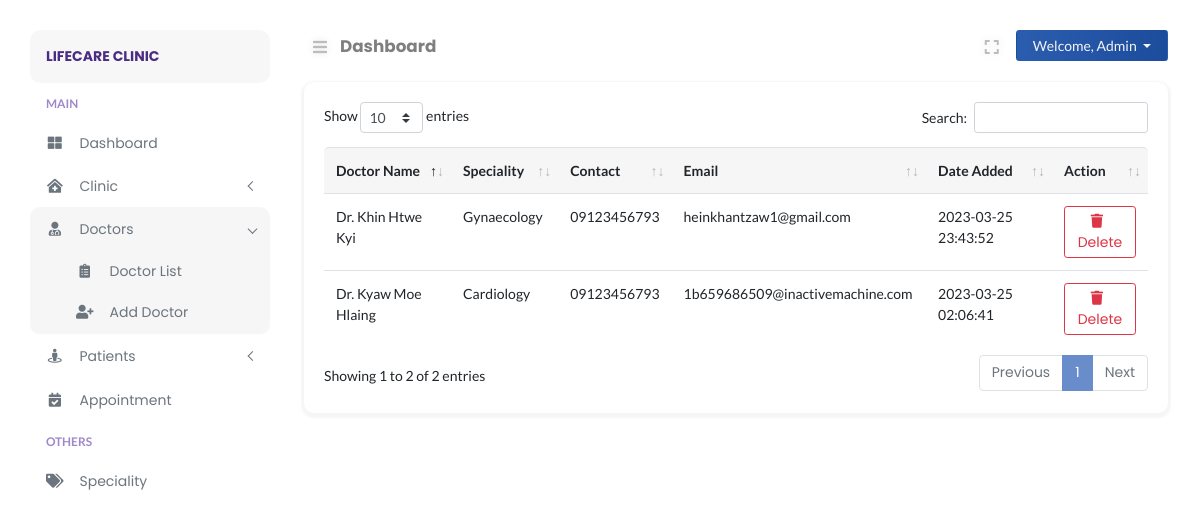
The app's page /admin/doctor-list.php (signed in) with its own data.
### tables this page shows
CREATE TABLE `doctors` (
  `doctor_id` int(11) NOT NULL,
  `doctor_avatar` varchar(255) DEFAULT NULL,
  `doctor_firstname` varchar(255) DEFAULT NULL,
  `doctor_lastname` varchar(255) DEFAULT NULL,
  `doctor_speciality` varchar(255) DEFAULT NULL,
  `doctor_experience` varchar(10) DEFAULT NULL,
  `doctor_desc` text DEFAULT NULL,
  `doctor_password` varchar(255) DEFAULT NULL,
  `doctor_token` varchar(255) DEFAULT NULL,
  `doctor_spoke` varchar(255) DEFAULT NULL,
  `doctor_gender` varchar(10) DEFAULT NULL,
  `doctor_dob` date DEFAULT NULL,
  `doctor_email` varchar(255) DEFAULT NULL,
  `doctor_contact` varchar(15) DEFAULT NULL,
  `consult_fee` int(11) DEFAULT NULL,
  `date_created` datetime DEFAULT NULL,
  `clinic_id` int(11) DEFAULT NULL
);

CREATE TABLE `speciality` (
  `speciality_id` int(11) NOT NULL,
  `speciality_name` varchar(255) DEFAULT NULL,
  `speciality_icon` varchar(255) DEFAULT NULL
);

### admin/includes/path.inc.php (called while the page is built, shortened)
<?php
switch ($_SERVER["SCRIPT_NAME"]) {
    default:
        $CURRENT_PAGE = "Dashboard";
        break;
}

### admin/includes/session.inc.php (called while the page is built, shortened)
<?php
try {
    $sess_id = $_SESSION["sess_adminid"];
    $adminstmt = $connection->prepare("SELECT * FROM admin WHERE admin_id = ?");
    $adminstmt->bind_param("i", $sess_id);
    $adminstmt->execute();
    $admin_result = $adminstmt->get_result();
    $admin_row = $admin_result->fetch_assoc();
} catch (Exception $e) {
    error_log($e);
    exit('Error message for user to understand');
}

### admin/doctor-list.php (the view, shortened to what this page needs)
<?php
include('../config/autoload.php');
include('./includes/path.inc.php');
include('./includes/session.inc.php');
?>
    <!DOCTYPE html>
    <html lang="en">
    <head>
    </head>
    <body>
    <div class="page-content" id="content">
        <?php include HEADER; ?>
        <div class="row">
            <div class="col-md-12">
                <div class="card">
                    <div class="card-body">
                        <div class="data-tables">
                            <?php
                            function headerTable()
                            {
                                $header = array("Doctor Name", "Speciality", "Contact", "Email", "Date Added", "Action");
                                for ($i = 0; $i < count($header); $i++) {
                                    echo "<th>" . $header[$i] . "</th>" . PHP_EOL;
                                }
                            }
                            ?>
                            <table id="datatable" class="table" style="width:100%">
                                <thead>
                                <tr>
                                    <?= headerTable(); ?>
                                </tr>
                                </thead>
                                <tbody>
                                <?php
                                $tresult = $connection->query("SELECT * FROM doctors LEFT JOIN speciality ON doctors.doctor_speciality = speciality.speciality_id");
                                if ($tresult->num_rows === 0) {
                                    echo '<div>No Doctor Record</div>';
                                } else {
                                    while ($row = $tresult->fetch_assoc()) { ?>
                                        <tr>
                                            <td>Dr. <?= $row["doctor_firstname"] . ' ' . $row["doctor_lastname"] ?></td>
                                            <td><?= $row["speciality_name"] ?></td>
                                            <td><?= $row["doctor_contact"] ?></td>
                                            <td><?= $row["doctor_email"] ?></td>
                                            <td><?= $row["date_created"] ?></td>
                                            <td>
                                                <a data-toggle="modal"
                                                   href="#deletedoctorid<?= $row["doctor_id"]; ?>"
                                                   class="btn btn-sm btn-outline-danger"><i class="fa fa-trash"></i>
                                                    Delete</a>
                                            </td>
                                        </tr>
                                        <?php
                                    }
                                }
                                ?>
                                </tbody>
                            </table>
                        </div>
                    </div>
                </div>
            </div>
        </div>
    </div>
    </body>
    </html>

### admin/layouts/nav_header.php (shortened to what this page needs)
<nav class="navbar navbar-header mb-2">
    <ul class="nav mr-auto">
        <li class="nav-item">
            <button class="btn btn-sm btn-expand" id="sidebarCollapse"><i class="fa fa-bars"></i></button>
        </li>
        <li class="nav-item nav-title">
            <a href="<?php echo $_SERVER["REQUEST_URI"]; ?>"><?php echo $CURRENT_PAGE; ?></a>
        </li>
    </ul>
    <ul class="nav ml-auto">
        <li class="nav-item mr-2">
            <button class="btn btn-sm btn-expand" id="full-view"><i class="fa fa-expand"></i></button>
        </li>
        <li class="nav-item">
            <div class="btn-group">
                <button type="button" class="btn btn-sm dropdown-toggle btn-profile px-3" data-toggle="dropdown"
                        aria-haspopup="true"
                        aria-expanded="false">
                    Welcome, <?php echo $admin_row["admin_name"]; ?>
                </button>
            </div>
        </li>
    </ul>
</nav>

### assets/css/typography.css (style rules this page uses)
body { font-size: 14px; font-family: 'Lato', sans-serif; }
a, a:visited { text-decoration: none; transition: all 0.3s ease-in-out; -webkit-transition: all 0.3s ease-in-out; -moz-transition: all 0.3s ease-in-out; -o-transition: all 0.3s ease-in-out; outline: 0; font-family: 'Poppins', 'Helvetica', sans-serif; }
ul, ol { margin-bottom: 0px; margin-top: 0px; padding: 0; }
ul { margin: 0; list-style-type: none; }
button { cursor: pointer; outline: none !important; letter-spacing: 0; }

### assets/css/default.css (style rules this page uses)
.card-body button i, .card-body a i { margin-right: 6px; }
.navbar-header { padding: 0 !important; }
.nav-title { padding-top: 4px; margin-left: 4px; }
.nav-title a { font-weight: bold; font-size: 1.05rem; color: rgba(0, 0, 0, .5); }
.btn-profile { background: linear-gradient(to right, #2b5daf 0%, #1c4c9c 100%); color: #f5f5f5; }
button.btn-expand { font-size: 16px !important; color: #bdbcbc; vertical-align: middle; text-shadow: 0 0 8px rgba(0, 0, 0, 0.12); -webkit-transition: color 0.3s ease 0s; transition: color 0.3s ease 0s; }
button#full-view { display: inline-block; }
body { overflow-x: hidden; background: #fff; }
.page-content { width: calc(100% - 15rem); margin-left: 16rem; transition: all 0.4s; padding: 1.9rem 3rem; }
:root { --primary-color: #3171e0; }
.card { margin: 10px 0; border-radius: 10px !important; border: 0; margin-bottom: 1.5rem; box-shadow: 0 2px 2px 3px rgba(0, 0, 0, .04); transition: all .2s ease-in-out; }
.table thead tr th, tfoot tr { background: #f6f6f6 !important; border-bottom: 0 !important; }
.table thead th:first-child { border-top-left-radius: 5px; }
.table thead th:last-child { border-top-right-radius: 5px; }
.table tbody tr { transition: all .2s; }

### assets/css/clinic/login.css (style rules this page uses)
html { min-height: 100%; position: relative; }

### records on screen
doctors: doctor_firstname "Kyaw", doctor_lastname "Moe Hlaing", speciality.speciality_name "Cardiology", doctor_contact "09123456793", doctor_email "1b659686509@inactivemachine.com", date_created "2023-03-25 02:06:41"
doctors: doctor_firstname "Khin", doctor_lastname "Htwe Kyi", speciality.speciality_name "Gynaecology", doctor_contact "09123456793", doctor_email "heinkhantzaw1@gmail.com", date_created "2023-03-25 23:43:52"

### other values on screen
$BRAND_NAME "LIFECARE CLINIC"
$CURRENT_PAGE "Dashboard"
$admin_row["admin_name"] "Admin"
$header[$i] "Doctor Name"
$header[$i] "Speciality"
$header[$i] "Contact"
$header[$i] "Email"
$header[$i] "Date Added"
$header[$i] "Action"
